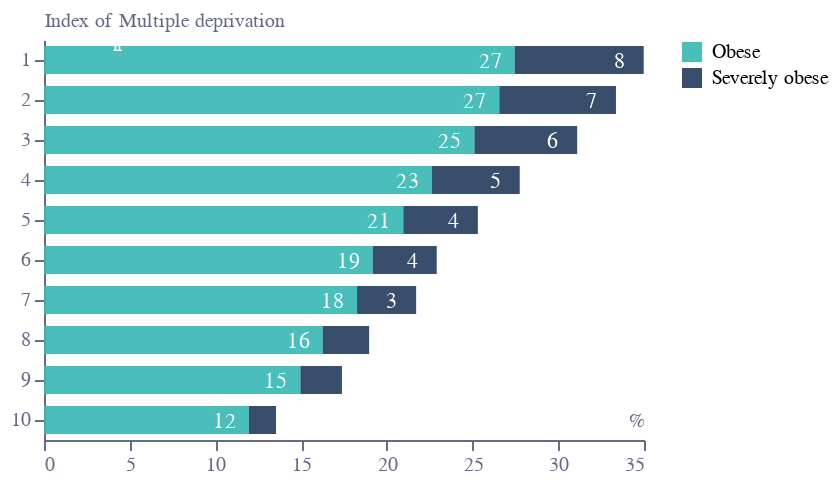

Write notebook code for a chart like this one.
### Code cell
bars = (
    alt.Chart(f2)
    .mark_bar(size=14, opacity=0.9)
    .encode(
        color=alt.Color(
            "obesity:N",
            scale=alt.Scale(
                domain=df["obesity"].unique(),
                range=[colors["eco-turquiose"], colors["eco-blue"]],
            ),
        ),
        order="category:O",
    )
)
text = bars.mark_text(dx=-12, dy=1, color="white").encode(
    text=alt.Text("SAmmount:Q", format=".0f"),
    color=alt.condition(
        datum.SAmmount < 3,
        alt.ColorValue(None),
        alt.ColorValue("white"),
    ),
)
labels = (
    alt.Chart(
        pd.DataFrame(
            [
                {"SAmmount": 0.5, "category": "1", "t": "most deprived"},
                {"SAmmount": 0.5, "category": "10", "t": "least deprived"},
            ]
        )
    )
    .mark_text(yOffset=1, size=10, align="left", color="white", baseline="middle")
    .encode(text="t")
)

layer = (
    (bars + text + labels)
    .encode(
        x=alt.X(
            "SAmmount:Q",
            stack="zero",
            axis=alt.Axis(
                grid=False,
                title="%",
                labelColor=colors["eco-gray"],
                titleColor=colors["eco-gray"],
                tickColor=colors["eco-gray"],
                domainColor=colors["eco-gray"],
                titleAnchor="end",
                titleY=-15,
                titleFontSize=10,
                titleFontWeight="normal",
            ),
            # scale=alt.Scale(domain=[0, 35]),
        ),
        y=alt.Y(
            "category:O",
            sort=[],
            axis=alt.Axis(
                grid=False,
                title="Index of Multiple deprivation",
                labelColor=colors["eco-gray"],
                titleColor=colors["eco-gray"],
                tickColor=colors["eco-gray"],
                domainColor=colors["eco-gray"],
                titleX=0,
                titleY=-5,
                titleAngle=0,
                titleFontSize=10,
                titleFontWeight="normal",
                titleAlign="left",
            ),
        ),
    )
    .properties(height=alt.Step(20), width=300)
    .configure_legend(title=None)
    .configure_view(stroke=None)
    .transform_aggregate(SAmmount="sum(value)", groupby=["category", "obesity"])
)
# for j in ["json", "png", "svg"]:
#     layer.save("visualisation/" + f + "." + j)
layer

### Figure 1 — Vega-Lite specification as saved in the notebook (floating-point values rounded to 4 significant figures)
{"config": {"view": {"continuousWidth": 400, "continuousHeight": 300, "stroke": null}, "legend": {"title": null}}, "layer": [{"mark": {"type": "bar", "opacity": 0.9, "size": 14}, "encoding": {"color": {"type": "nominal", "field": "obesity", "scale": {"domain": ["Obese", "Severely obese"], "range": ["#36B7B4", "#243B5A"]}}, "order": {"type": "ordinal", "field": "category"}}}, {"mark": {"type": "text", "color": "white", "dx": -12, "dy": 1}, "encoding": {"color": {"condition": {"value": null, "test": "(datum.SAmmount < 3)"}, "value": "white"}, "order": {"type": "ordinal", "field": "category"}, "text": {"type": "quantitative", "field": "SAmmount", "format": ".0f"}}}, {"data": {"name": "data-3fd4aedcef57bc9ad260932c89843545"}, "mark": {"type": "text", "align": "left", "baseline": "middle", "color": "white", "size": 10, "yOffset": 1}, "encoding": {"text": {"type": "nominal", "field": "t"}}}], "data": {"name": "data-fe6c35e88b4b0bf02dacd40c6d88337b"}, "encoding": {"x": {"type": "quantitative", "axis": {"domainColor": "#676A86", "grid": false, "labelColor": "#676A86", "tickColor": "#676A86", "title": "%", "titleAnchor": "end", "titleColor": "#676A86", "titleFontSize": 10, "titleFontWeight": "normal", "titleY": -15}, "field": "SAmmount", "stack": "zero"}, "y": {"type": "ordinal", "axis": {"domainColor": "#676A86", "grid": false, "labelColor": "#676A86", "tickColor": "#676A86", "title": "Index of Multiple deprivation", "titleAlign": "left", "titleAngle": 0, "titleColor": "#676A86", "titleFontSize": 10, "titleFontWeight": "normal", "titleX": 0, "titleY": -5}, "field": "category", "sort": []}}, "height": {"step": 20}, "transform": [{"aggregate": [{"op": "sum", "field": "value", "as": "SAmmount"}], "groupby": ["category", "obesity"]}], "width": 300, "$schema": "https://vega.github.io/schema/vega-lite/v4.8.1.json", "datasets": {"data-fe6c35e88b4b0bf02dacd40c6d88337b": [{"category": 1, "obesity": "Obese", "value": 27.46}, {"category": 1, "obesity": "Severely obese", "value": 7.525}, {"category": 2, "obesity": "Obese", "value": 26.56}, {"category": 2, "obesity": "Severely obese", "value": 6.804}, {"category": 3, "obesity": "Obese", "value": 25.11}, {"category": 3, "obesity": "Severely obese", "value": 5.996}, {"category": 4, "obesity": "Obese", "value": 22.62}, {"category": 4, "obesity": "Severely obese", "value": 5.13}, {"category": 5, "obesity": "Obese", "value": 20.96}, {"category": 5, "obesity": "Severely obese", "value": 4.347}, {"category": 6, "obesity": "Obese", "value": 19.17}, {"category": 6, "obesity": "Severely obese", "value": 3.735}, {"category": 7, "obesity": "Obese", "value": 18.26}, {"category": 7, "obesity": "Severely obese", "value": 3.446}, {"category": 8, "obesity": "Obese", "value": 16.26}, {"category": 8, "obesity": "Severely obese", "value": 2.707}, {"category": 9, "obesity": "Obese", "value": 14.96}, {"category": 9, "obesity": "Severely obese", "value": 2.424}, {"category": 10, "obesity": "Obese", "value": 11.95}, {"category": 10, "obesity": "Severely obese", "value": 1.588}], "data-3fd4aedcef57bc9ad260932c89843545": [{"SAmmount": 0.5, "category": "1", "t": "most deprived"}, {"SAmmount": 0.5, "category": "10", "t": "least deprived"}]}}
